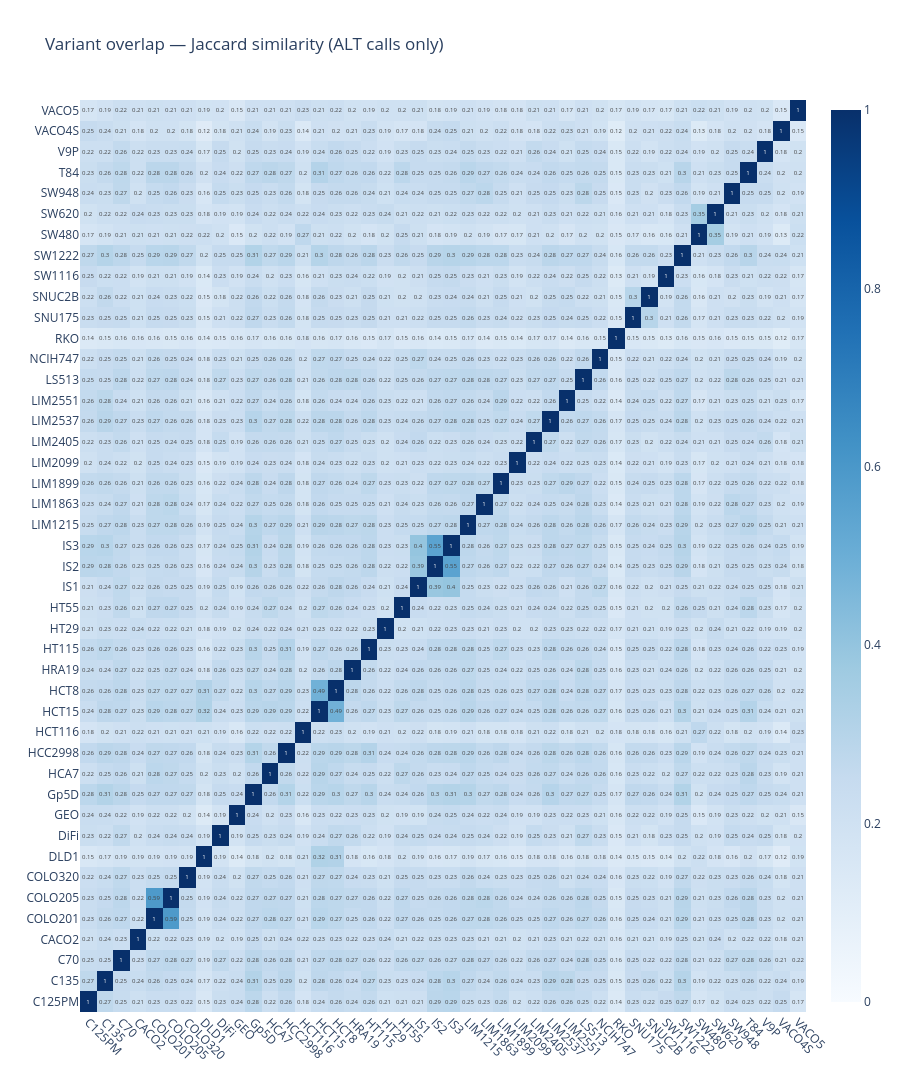

Write notebook code for a chart like this one.
### Markdown cell above
## Variant overlap heatmap
Jaccard similarity between all cell lines — reveals which lines share variants and whether the DB coverage is well-distributed. Only ALT calls are compared.

### Code cell
import numpy as np

# Load all ALT calls per run
alt_calls = query("""
    SELECT r.run_id, s.cell_line, v.chromosome, v.position, v.ref_allele, v.alt_allele
    FROM genotype_calls gc
    JOIN variants v ON gc.variant_id = v.variant_id
    JOIN runs r ON gc.run_id = r.run_id
    JOIN samples s ON r.sample_id = s.sample_id
    WHERE gc.genotype != '0/0'
""")

# Group by cell_line (or run_id if no cell_line), build variant sets
alt_calls["label"] = alt_calls["cell_line"].fillna(alt_calls["run_id"])
key_cols = ["chromosome", "position", "ref_allele", "alt_allele"]
grouped = alt_calls.groupby("label").apply(
    lambda df: set(map(tuple, df[key_cols].values))
).to_dict()

labels = sorted(grouped.keys())
n = len(labels)
jaccard = np.zeros((n, n))

for i, a in enumerate(labels):
    for j, b in enumerate(labels):
        sa, sb = grouped[a], grouped[b]
        inter = len(sa & sb)
        union = len(sa | sb)
        jaccard[i, j] = inter / union if union else 0

fig = go.Figure(go.Heatmap(
    z=jaccard, x=labels, y=labels,
    colorscale="Blues", zmin=0, zmax=1,
    text=np.round(jaccard, 2),
    texttemplate="%{text}",
    hovertemplate="%{y} vs %{x}<br>Jaccard: %{z:.3f}<extra></extra>"
))
fig.update_layout(
    title="Variant overlap — Jaccard similarity (ALT calls only)",
    height=max(500, 25 * n),
    xaxis_tickangle=45
)
fig.show()

### Figure 1 — Plotly figure (JSON) as saved in the notebook; plotly's stock layout.template omitted (floating-point values rounded to 4 significant figures; data arrays with more than 128 entries replaced by an {"elided": "..."} marker saying what was removed)
{"data": [{"colorscale": [[0, "rgb(247,251,255)"], [0.125, "rgb(222,235,247)"], [0.25, "rgb(198,219,239)"], [0.375, "rgb(158,202,225)"], [0.5, "rgb(107,174,214)"], [0.625, "rgb(66,146,198)"], [0.75, "rgb(33,113,181)"], [0.875, "rgb(8,81,156)"], [1, "rgb(8,48,107)"]], "hovertemplate": "%{y} vs %{x}<br>Jaccard: %{z:.3f}<extra></extra>", "text": {"elided": "44x44 float values"}, "texttemplate": "%{text}", "type": "heatmap", "x": ["C125PM", "C135", "C70", "CACO2", "COLO201", "COLO205", "COLO320", "DLD1", "DiFi", "GEO", "Gp5D", "HCA7", "HCC2998", "HCT116", "HCT15", "HCT8", "HRA19", "HT115", "HT29", "HT55", "IS1", "IS2", "IS3", "LIM1215", "LIM1863", "LIM1899", "LIM2099", "LIM2405", "LIM2537", "LIM2551", "LS513", "NCIH747", "RKO", "SNU175", "SNUC2B", "SW1116", "SW1222", "SW480", "SW620", "SW948", "T84", "V9P", "VACO4S", "VACO5"], "y": ["C125PM", "C135", "C70", "CACO2", "COLO201", "COLO205", "COLO320", "DLD1", "DiFi", "GEO", "Gp5D", "HCA7", "HCC2998", "HCT116", "HCT15", "HCT8", "HRA19", "HT115", "HT29", "HT55", "IS1", "IS2", "IS3", "LIM1215", "LIM1863", "LIM1899", "LIM2099", "LIM2405", "LIM2537", "LIM2551", "LS513", "NCIH747", "RKO", "SNU175", "SNUC2B", "SW1116", "SW1222", "SW480", "SW620", "SW948", "T84", "V9P", "VACO4S", "VACO5"], "z": {"elided": "44x44 float values"}, "zmax": 1, "zmin": 0}], "layout": {"height": 1100, "title": {"text": "Variant overlap — Jaccard similarity (ALT calls only)"}, "xaxis": {"tickangle": 45}}}
